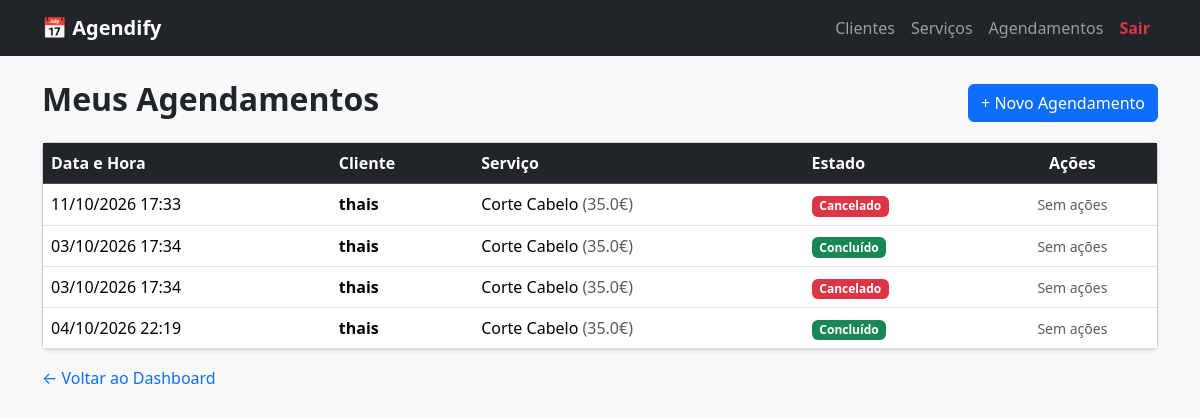
/appointments/ (signed in), run on the app's committed database.
### app/models/models.py (models this page shows, shortened)
class Appointment(db.Model):
    __tablename__ = 'appointments'
    id = db.Column(db.Integer, primary_key=True)
    data_hora = db.Column(db.DateTime, nullable=False)
    status = db.Column(db.String(30), default='Agendado') # Agendado, Concluído, Cancelado
    user_id = db.Column(db.Integer, db.ForeignKey('users.id'), nullable=False)
    client_id = db.Column(db.Integer, db.ForeignKey('clients.id'), nullable=False)
    service_id = db.Column(db.Integer, db.ForeignKey('services.id'), nullable=False)

class Client(db.Model):
    __tablename__ = 'clients'
    id = db.Column(db.Integer, primary_key=True)
    nome = db.Column(db.String(100), nullable=False)
    telefone = db.Column(db.String(20), nullable=True)
    email = db.Column(db.String(120), nullable=True)
    criado_em = db.Column(db.DateTime, default=datetime.utcnow)
    user_id = db.Column(db.Integer, db.ForeignKey('users.id'), nullable=False)
    agendamentos = db.relationship('Appointment', backref='cliente', lazy=True, cascade='all, delete-orphan')

class Service(db.Model):
    __tablename__ = 'services'
    id = db.Column(db.Integer, primary_key=True)
    nome = db.Column(db.String(100), nullable=False)
    preco = db.Column(db.Float, nullable=False)
    duracao_minutos = db.Column(db.Integer, nullable=False) # Ex: 30 min, 60 min
    user_id = db.Column(db.Integer, db.ForeignKey('users.id'), nullable=False)
    agendamentos = db.relationship('Appointment', backref='servico', lazy=True, cascade='all, delete-orphan')

### app/appointments.py (the view)
@appointments_bp.route('/')
def list_appointments():
    if 'user_id' not in session:
        flash('Por favor, faz login primeiro.', 'danger')
        return redirect(url_for('auth.login'))
    user_id = session['user_id']
    data_filtro = request.args.get('data')
    query = Appointment.query.filter_by(user_id=user_id)
    if data_filtro:
        try:
            data_obj = datetime.strptime(data_filtro, '%Y-%m-%d').date()
            query = query.filter(db.func.date(Appointment.data_hora) == data_obj)
        except ValueError:
            flash('Formato de data inválido para o filtro.', 'danger')
    agendamentos = query.all()
    return render_template('appointments.html', agendamentos=agendamentos, data_filtro=data_filtro)

### app/templates/appointments.html (shortened to what this page needs)
{% extends "base.html" %}
{% block content %}
<div class="row mb-3 align-items-center">
    <div class="col">
        <h2 class="fw-bold text-dark">Meus Agendamentos</h2>
    </div>
    <div class="col text-end">
        <a href="{{ url_for('appointments.add_appointment') }}" class="btn btn-primary">+ Novo Agendamento</a>
    </div>
</div>
<div class="card shadow-sm">
    <div class="card-body p-0">
        <div class="table-responsive">
            <table class="table table-hover mb-0 align-middle">
                <thead class="table-dark">
                    <tr>
                        <th>Data e Hora</th>
                        <th>Cliente</th>
                        <th>Serviço</th>
                        <th>Estado</th>
                        <th class="text-center">Ações</th>
                    </tr>
                </thead>
                <tbody>
                    {% if agendamentos %}
                        {% for ag in agendamentos %}
                        <tr>
                            <td>{{ ag.data_hora.strftime('%d/%m/%Y %H:%M') }}</td>
                            <td class="fw-semibold">{{ ag.cliente.nome }}</td>
                            <td>{{ ag.servico.nome }} <span class="text-muted">({{ ag.servico.preco }}€)</span></td>
                            <td>
                                {% if ag.status == 'Concluído' %}
                                    <span class="badge bg-success">Concluído</span>
                                {% elif ag.status == 'Cancelado' %}
                                    <span class="badge bg-danger">Cancelado</span>
                                {% else %}
                                    <span class="badge bg-warning text-dark">Agendado</span>
                                {% endif %}
                            </td>
                            <td class="text-center">
                                {% if ag.status == 'Agendado' %}
                                    <form action="{{ url_for('appointments.update_status', id=ag.id, novo_status='Concluído') }}" method="POST" style="display:inline;">
                                        <button type="submit" class="btn btn-sm btn-outline-success me-1">Concluir</button>
                                    </form>
                                    <form action="{{ url_for('appointments.update_status', id=ag.id, novo_status='Cancelado') }}" method="POST" style="display:inline;">
                                        <button type="submit" class="btn btn-sm btn-outline-danger">Cancelar</button>
                                    </form>
                                {% else %}
                                    <span class="text-muted small">Sem ações</span>
                                {% endif %}
                            </td>
                        </tr>
                        {% endfor %}
                    {% else %}
                        <tr>
                            <td colspan="5" class="text-center py-4 text-muted">Ainda não tens agendamentos registados.</td>
                        </tr>
                    {% endif %}
                </tbody>
            </table>
        </div>
    </div>
</div>
<div class="mt-3">
    <a href="{{ url_for('auth.dashboard') }}" class="text-decoration-none">← Voltar ao Dashboard</a>
</div>
{% endblock %}

### app/templates/base.html (shortened to what this page needs)
<!DOCTYPE html>
<html lang="pt">
<head>
    <link href="https://cdn.jsdelivr.net/npm/bootstrap@5.3.3/dist/css/bootstrap.min.css" rel="stylesheet">
</head>
<body class="bg-light">
    {% if session.get('user_id') %}
    <nav class="navbar navbar-expand-lg navbar-dark bg-dark mb-4">
        <div class="container">
            <a class="navbar-brand fw-bold" href="{{ url_for('auth.dashboard') }}">📅 Agendify</a>
            <div class="navbar-nav ms-auto">
                <a class="nav-link" href="{{ url_for('clients.list_clients') }}">Clientes</a>
                <a class="nav-link" href="{{ url_for('services.list_services') }}">Serviços</a>
                <a class="nav-link" href="{{ url_for('appointments.list_appointments') }}">Agendamentos</a>
                <a class="nav-link text-danger fw-semibold" href="{{ url_for('auth.logout') }}">Sair</a>
            </div>
        </div>
    </nav>
    {% endif %}
    <div class="container">
        {% block content %}{% endblock %}
    </div>
</body>
</html>

### data on the page
Appointment: data_hora "11/10/2026 17:33", cliente.nome "thais", servico.nome "Corte Cabelo", servico.preco "35.0", status "Cancelado"
Appointment: data_hora "03/10/2026 17:34", cliente.nome "thais", servico.nome "Corte Cabelo", servico.preco "35.0", status "Concluído"
Appointment: data_hora "03/10/2026 17:34", cliente.nome "thais", servico.nome "Corte Cabelo", servico.preco "35.0", status "Cancelado"
Appointment: data_hora "04/10/2026 22:19", cliente.nome "thais", servico.nome "Corte Cabelo", servico.preco "35.0", status "Concluído"
